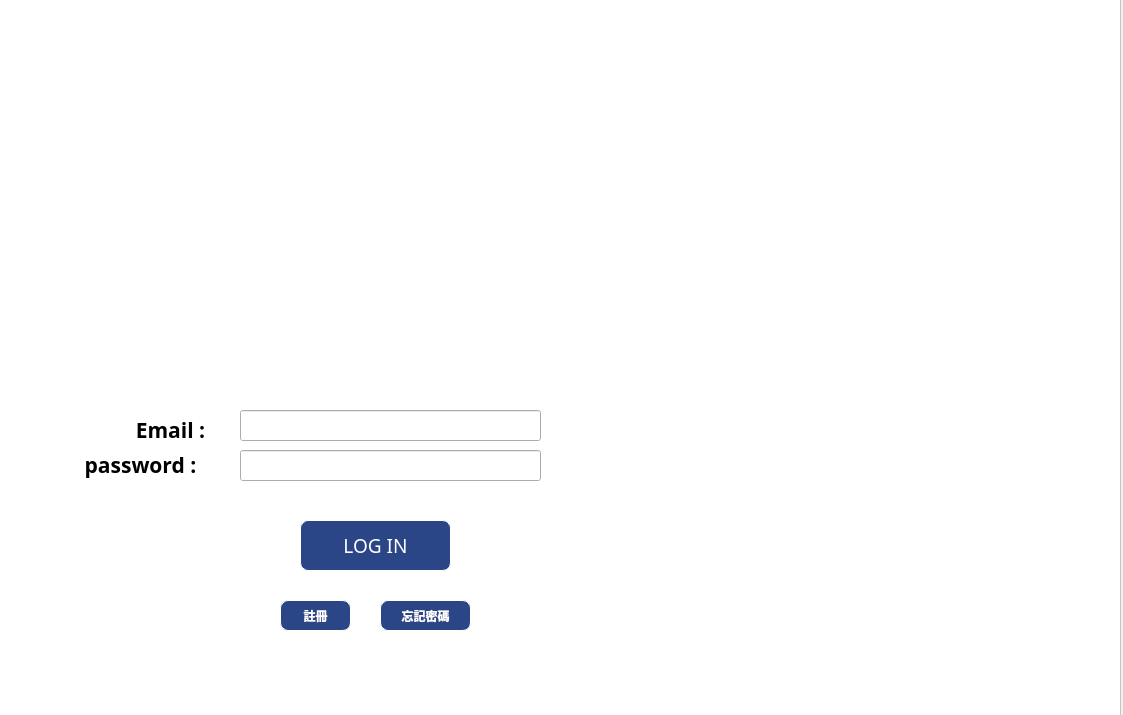
<?xml version="1.0" encoding="UTF-8"?>
<ui version="4.0">
 <class>Dialog</class>
 <widget class="QDialog" name="Dialog">
  <property name="enabled">
   <bool>true</bool>
  </property>
  <property name="geometry">
   <rect>
    <x>0</x>
    <y>0</y>
    <width>1123</width>
    <height>715</height>
   </rect>
  </property>
  <property name="palette">
   <palette>
    <active>
     <colorrole role="BrightText">
      <brush brushstyle="SolidPattern">
       <color alpha="255">
        <red>255</red>
        <green>255</green>
        <blue>255</blue>
       </color>
      </brush>
     </colorrole>
     <colorrole role="ButtonText">
      <brush brushstyle="SolidPattern">
       <color alpha="255">
        <red>0</red>
        <green>0</green>
        <blue>0</blue>
       </color>
      </brush>
     </colorrole>
     <colorrole role="Base">
      <brush brushstyle="SolidPattern">
       <color alpha="255">
        <red>255</red>
        <green>255</green>
        <blue>255</blue>
       </color>
      </brush>
     </colorrole>
     <colorrole role="Shadow">
      <brush brushstyle="SolidPattern">
       <color alpha="255">
        <red>0</red>
        <green>0</green>
        <blue>0</blue>
       </color>
      </brush>
     </colorrole>
     <colorrole role="ToolTipBase">
      <brush brushstyle="SolidPattern">
       <color alpha="255">
        <red>255</red>
        <green>255</green>
        <blue>220</blue>
       </color>
      </brush>
     </colorrole>
     <colorrole role="ToolTipText">
      <brush brushstyle="SolidPattern">
       <color alpha="255">
        <red>0</red>
        <green>0</green>
        <blue>0</blue>
       </color>
      </brush>
     </colorrole>
    </active>
    <inactive>
     <colorrole role="BrightText">
      <brush brushstyle="SolidPattern">
       <color alpha="255">
        <red>255</red>
        <green>255</green>
        <blue>255</blue>
       </color>
      </brush>
     </colorrole>
     <colorrole role="ButtonText">
      <brush brushstyle="SolidPattern">
       <color alpha="255">
        <red>0</red>
        <green>0</green>
        <blue>0</blue>
       </color>
      </brush>
     </colorrole>
     <colorrole role="Base">
      <brush brushstyle="SolidPattern">
       <color alpha="255">
        <red>255</red>
        <green>255</green>
        <blue>255</blue>
       </color>
      </brush>
     </colorrole>
     <colorrole role="Shadow">
      <brush brushstyle="SolidPattern">
       <color alpha="255">
        <red>0</red>
        <green>0</green>
        <blue>0</blue>
       </color>
      </brush>
     </colorrole>
     <colorrole role="ToolTipBase">
      <brush brushstyle="SolidPattern">
       <color alpha="255">
        <red>255</red>
        <green>255</green>
        <blue>220</blue>
       </color>
      </brush>
     </colorrole>
     <colorrole role="ToolTipText">
      <brush brushstyle="SolidPattern">
       <color alpha="255">
        <red>0</red>
        <green>0</green>
        <blue>0</blue>
       </color>
      </brush>
     </colorrole>
    </inactive>
    <disabled>
     <colorrole role="BrightText">
      <brush brushstyle="SolidPattern">
       <color alpha="255">
        <red>255</red>
        <green>255</green>
        <blue>255</blue>
       </color>
      </brush>
     </colorrole>
     <colorrole role="ButtonText">
      <brush brushstyle="SolidPattern">
       <color alpha="255">
        <red>42</red>
        <green>85</green>
        <blue>0</blue>
       </color>
      </brush>
     </colorrole>
     <colorrole role="Base">
      <brush brushstyle="SolidPattern">
       <color alpha="255">
        <red>85</red>
        <green>170</green>
        <blue>0</blue>
       </color>
      </brush>
     </colorrole>
     <colorrole role="Shadow">
      <brush brushstyle="SolidPattern">
       <color alpha="255">
        <red>0</red>
        <green>0</green>
        <blue>0</blue>
       </color>
      </brush>
     </colorrole>
     <colorrole role="ToolTipBase">
      <brush brushstyle="SolidPattern">
       <color alpha="255">
        <red>255</red>
        <green>255</green>
        <blue>220</blue>
       </color>
      </brush>
     </colorrole>
     <colorrole role="ToolTipText">
      <brush brushstyle="SolidPattern">
       <color alpha="255">
        <red>0</red>
        <green>0</green>
        <blue>0</blue>
       </color>
      </brush>
     </colorrole>
    </disabled>
   </palette>
  </property>
  <property name="focusPolicy">
   <enum>Qt::NoFocus</enum>
  </property>
  <property name="windowTitle">
   <string>Dialog</string>
  </property>
  <property name="styleSheet">
   <string notr="true"/>
  </property>
  <property name="modal">
   <bool>false</bool>
  </property>
  <widget class="QPushButton" name="pushButton">
   <property name="geometry">
    <rect>
     <x>300</x>
     <y>520</y>
     <width>151</width>
     <height>51</height>
    </rect>
   </property>
   <property name="font">
    <font>
     <family>Lucida Handwriting</family>
     <pointsize>14</pointsize>
     <weight>50</weight>
     <bold>false</bold>
    </font>
   </property>
   <property name="styleSheet">
    <string notr="true">QPushButton{
	background-color:rgb(42, 70, 135);
	color:rgb(255,255,255);
	border:1px outset rgb(255, 255, 255);
	border-radius:8px;
} </string>
   </property>
   <property name="text">
    <string>LOG IN</string>
   </property>
  </widget>
  <widget class="QPushButton" name="pushButton_2">
   <property name="geometry">
    <rect>
     <x>280</x>
     <y>600</y>
     <width>71</width>
     <height>31</height>
    </rect>
   </property>
   <property name="font">
    <font>
     <family>微軟正黑體</family>
     <weight>75</weight>
     <bold>true</bold>
    </font>
   </property>
   <property name="styleSheet">
    <string notr="true">QPushButton{
	background-color:rgb(42, 70, 135);
	color:rgb(255,255,255);
	border:1px outset rgb(255, 255, 255);
	border-radius:8px;
} </string>
   </property>
   <property name="text">
    <string>註冊</string>
   </property>
  </widget>
  <widget class="QPushButton" name="pushButton_3">
   <property name="geometry">
    <rect>
     <x>380</x>
     <y>600</y>
     <width>91</width>
     <height>31</height>
    </rect>
   </property>
   <property name="font">
    <font>
     <family>微軟正黑體</family>
     <weight>75</weight>
     <bold>true</bold>
    </font>
   </property>
   <property name="styleSheet">
    <string notr="true">QPushButton{
	background-color:rgb(42, 70, 135);
	color:rgb(255,255,255);
	border:1px outset rgb(255, 255, 255);
	border-radius:8px;
} </string>
   </property>
   <property name="text">
    <string>忘記密碼</string>
   </property>
  </widget>
  <widget class="QLabel" name="label">
   <property name="geometry">
    <rect>
     <x>100</x>
     <y>410</y>
     <width>141</width>
     <height>41</height>
    </rect>
   </property>
   <property name="palette">
    <palette>
     <active>
      <colorrole role="Button">
       <brush brushstyle="SolidPattern">
        <color alpha="255">
         <red>255</red>
         <green>255</green>
         <blue>255</blue>
        </color>
       </brush>
      </colorrole>
      <colorrole role="Base">
       <brush brushstyle="SolidPattern">
        <color alpha="255">
         <red>255</red>
         <green>255</green>
         <blue>255</blue>
        </color>
       </brush>
      </colorrole>
      <colorrole role="Window">
       <brush brushstyle="SolidPattern">
        <color alpha="255">
         <red>255</red>
         <green>255</green>
         <blue>255</blue>
        </color>
       </brush>
      </colorrole>
     </active>
     <inactive>
      <colorrole role="Button">
       <brush brushstyle="SolidPattern">
        <color alpha="255">
         <red>255</red>
         <green>255</green>
         <blue>255</blue>
        </color>
       </brush>
      </colorrole>
      <colorrole role="Base">
       <brush brushstyle="SolidPattern">
        <color alpha="255">
         <red>255</red>
         <green>255</green>
         <blue>255</blue>
        </color>
       </brush>
      </colorrole>
      <colorrole role="Window">
       <brush brushstyle="SolidPattern">
        <color alpha="255">
         <red>255</red>
         <green>255</green>
         <blue>255</blue>
        </color>
       </brush>
      </colorrole>
     </inactive>
     <disabled>
      <colorrole role="Button">
       <brush brushstyle="SolidPattern">
        <color alpha="255">
         <red>255</red>
         <green>255</green>
         <blue>255</blue>
        </color>
       </brush>
      </colorrole>
      <colorrole role="Base">
       <brush brushstyle="SolidPattern">
        <color alpha="255">
         <red>255</red>
         <green>255</green>
         <blue>255</blue>
        </color>
       </brush>
      </colorrole>
      <colorrole role="Window">
       <brush brushstyle="SolidPattern">
        <color alpha="255">
         <red>255</red>
         <green>255</green>
         <blue>255</blue>
        </color>
       </brush>
      </colorrole>
     </disabled>
    </palette>
   </property>
   <property name="font">
    <font>
     <family>Lucida Calligraphy</family>
    </font>
   </property>
   <property name="mouseTracking">
    <bool>true</bool>
   </property>
   <property name="tabletTracking">
    <bool>false</bool>
   </property>
   <property name="focusPolicy">
    <enum>Qt::NoFocus</enum>
   </property>
   <property name="layoutDirection">
    <enum>Qt::RightToLeft</enum>
   </property>
   <property name="styleSheet">
    <string notr="true">background-color: rgb(255, 255, 255);
border-color: rgb(255, 255, 255);</string>
   </property>
   <property name="frameShape">
    <enum>QFrame::Panel</enum>
   </property>
   <property name="frameShadow">
    <enum>QFrame::Raised</enum>
   </property>
   <property name="lineWidth">
    <number>0</number>
   </property>
   <property name="midLineWidth">
    <number>0</number>
   </property>
   <property name="text">
    <string>&lt;html&gt;&lt;head/&gt;&lt;body&gt;&lt;p align=&quot;center&quot;&gt;&lt;span style=&quot; font-size:16pt; font-weight:600;&quot;&gt;Email :&lt;/span&gt;&lt;/p&gt;&lt;/body&gt;&lt;/html&gt;</string>
   </property>
   <property name="textFormat">
    <enum>Qt::RichText</enum>
   </property>
  </widget>
  <widget class="QLabel" name="label_2">
   <property name="geometry">
    <rect>
     <x>40</x>
     <y>450</y>
     <width>201</width>
     <height>31</height>
    </rect>
   </property>
   <property name="font">
    <font>
     <family>Lucida Handwriting</family>
    </font>
   </property>
   <property name="frameShape">
    <enum>QFrame::Panel</enum>
   </property>
   <property name="frameShadow">
    <enum>QFrame::Raised</enum>
   </property>
   <property name="lineWidth">
    <number>0</number>
   </property>
   <property name="text">
    <string>&lt;html&gt;&lt;head/&gt;&lt;body&gt;&lt;p align=&quot;center&quot;&gt;&lt;span style=&quot; font-size:16pt; font-weight:600;&quot;&gt;password :&lt;/span&gt;&lt;/p&gt;&lt;/body&gt;&lt;/html&gt;</string>
   </property>
  </widget>
  <widget class="QListView" name="listView">
   <property name="geometry">
    <rect>
     <x>-20</x>
     <y>-10</y>
     <width>1141</width>
     <height>771</height>
    </rect>
   </property>
   <property name="styleSheet">
    <string notr="true">background-image: url(&quot;C:/Users/KEVIN/Desktop/Login_system/Login_system/login_system&quot;);
background-color: rgb(255, 255, 255);
</string>
   </property>
  </widget>
  <widget class="QLabel" name="label_3">
   <property name="geometry">
    <rect>
     <x>250</x>
     <y>490</y>
     <width>281</width>
     <height>21</height>
    </rect>
   </property>
   <property name="font">
    <font>
     <family>Times New Roman</family>
     <weight>75</weight>
     <italic>true</italic>
     <bold>true</bold>
    </font>
   </property>
   <property name="styleSheet">
    <string notr="true">QLable
{
	background-color: rgb(255,0,0);
	border:1px outset rgb(255, 255, 255);
	border-radius:8px;
} </string>
   </property>
   <property name="text">
    <string>&lt;!DOCTYPE HTML PUBLIC &quot;-//W3C//DTD HTML 4.0//EN&quot; &quot;http://www.w3.org/TR/REC-html40/strict.dtd&quot;&gt;
&lt;html&gt;&lt;head&gt;&lt;meta name=&quot;qrichtext&quot; content=&quot;1&quot; /&gt;&lt;style type=&quot;text/css&quot;&gt;
p, li { white-space: pre-wrap; }
&lt;/style&gt;&lt;/head&gt;&lt;body style=&quot; font-family:'PMingLiU'; font-size:9pt; font-weight:400; font-style:normal;&quot;&gt;
&lt;p style=&quot;-qt-paragraph-type:empty; margin-top:12px; margin-bottom:12px; margin-left:0px; margin-right:0px; -qt-block-indent:0; text-indent:0px; font-family:'Times New Roman'; font-weight:600; font-style:italic;&quot;&gt;&lt;br /&gt;&lt;/p&gt;&lt;/body&gt;&lt;/html&gt;</string>
   </property>
   <property name="margin">
    <number>0</number>
   </property>
  </widget>
  <widget class="QLineEdit" name="lineEdit">
   <property name="geometry">
    <rect>
     <x>240</x>
     <y>410</y>
     <width>301</width>
     <height>31</height>
    </rect>
   </property>
   <property name="font">
    <font>
     <family>Times New Roman</family>
     <pointsize>12</pointsize>
    </font>
   </property>
  </widget>
  <widget class="QLineEdit" name="lineEdit_2">
   <property name="geometry">
    <rect>
     <x>240</x>
     <y>450</y>
     <width>301</width>
     <height>31</height>
    </rect>
   </property>
   <property name="font">
    <font>
     <family>Times New Roman</family>
     <pointsize>12</pointsize>
    </font>
   </property>
  </widget>
  <zorder>listView</zorder>
  <zorder>label</zorder>
  <zorder>pushButton_2</zorder>
  <zorder>pushButton_3</zorder>
  <zorder>label_2</zorder>
  <zorder>label_3</zorder>
  <zorder>pushButton</zorder>
  <zorder>lineEdit</zorder>
  <zorder>lineEdit_2</zorder>
 </widget>
 <resources/>
 <connections/>
</ui>
